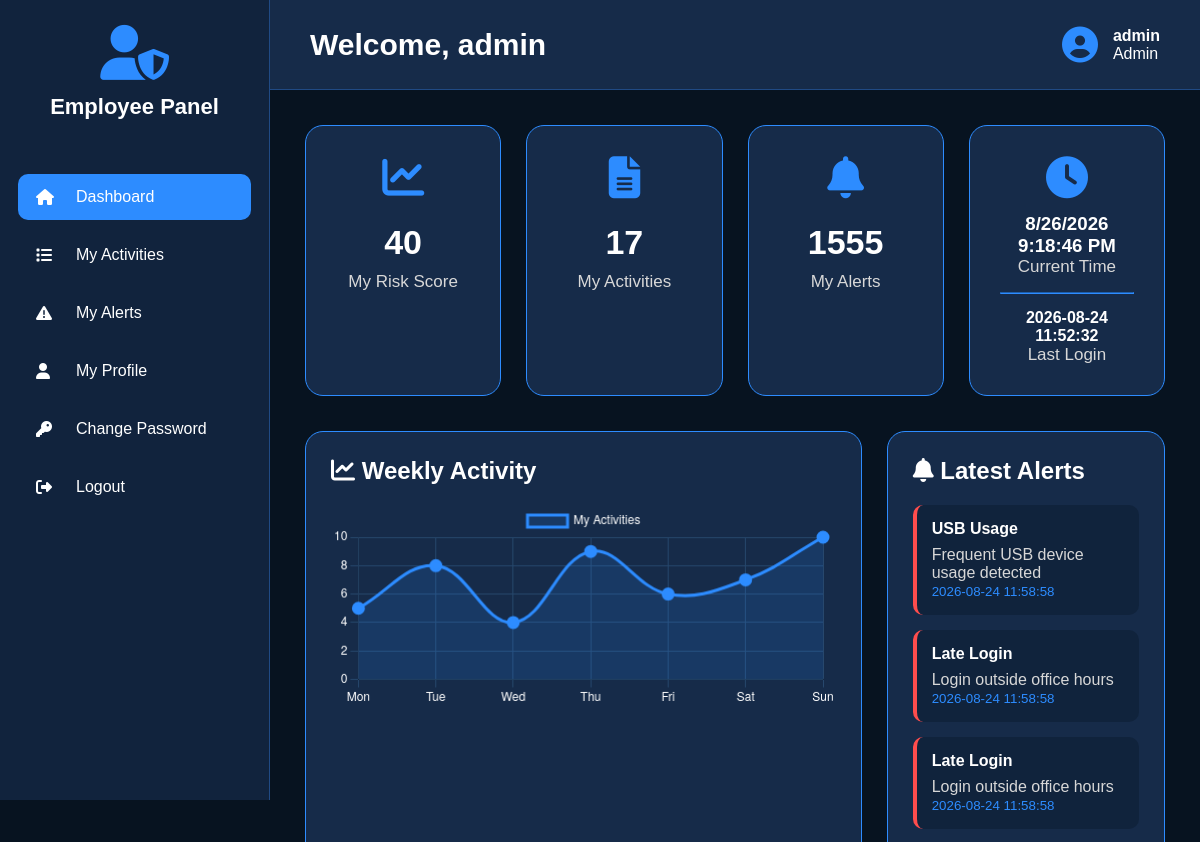
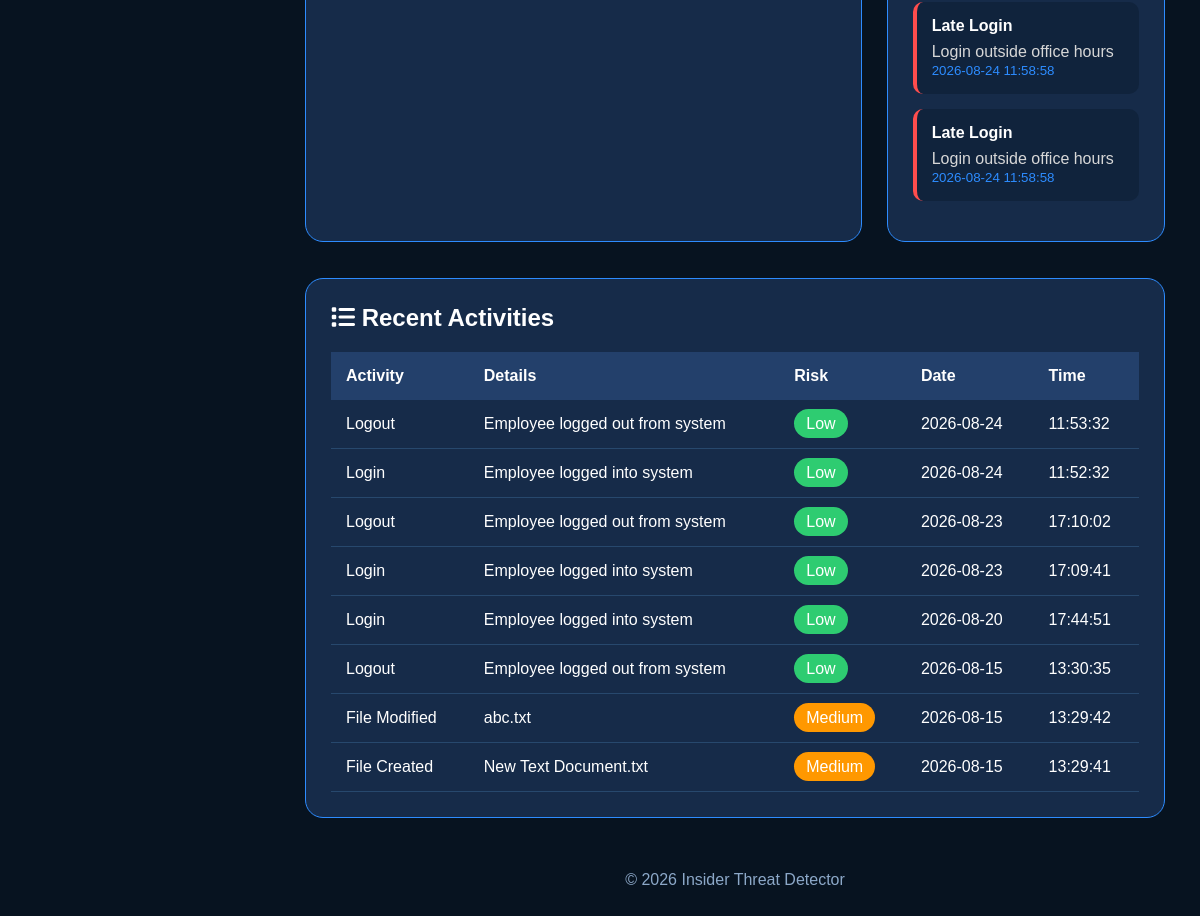
Page /employee_dashboard (signed in) on the earlier database version (2 pictures, top to bottom).
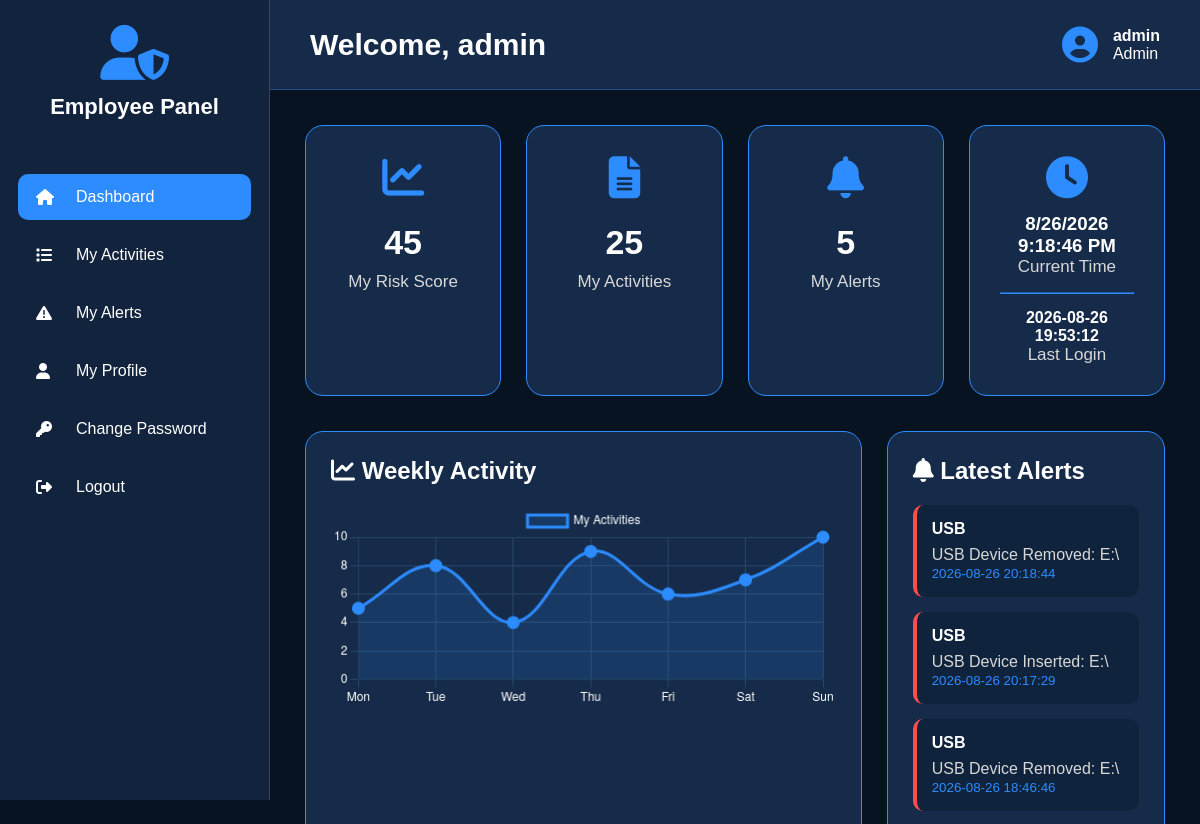
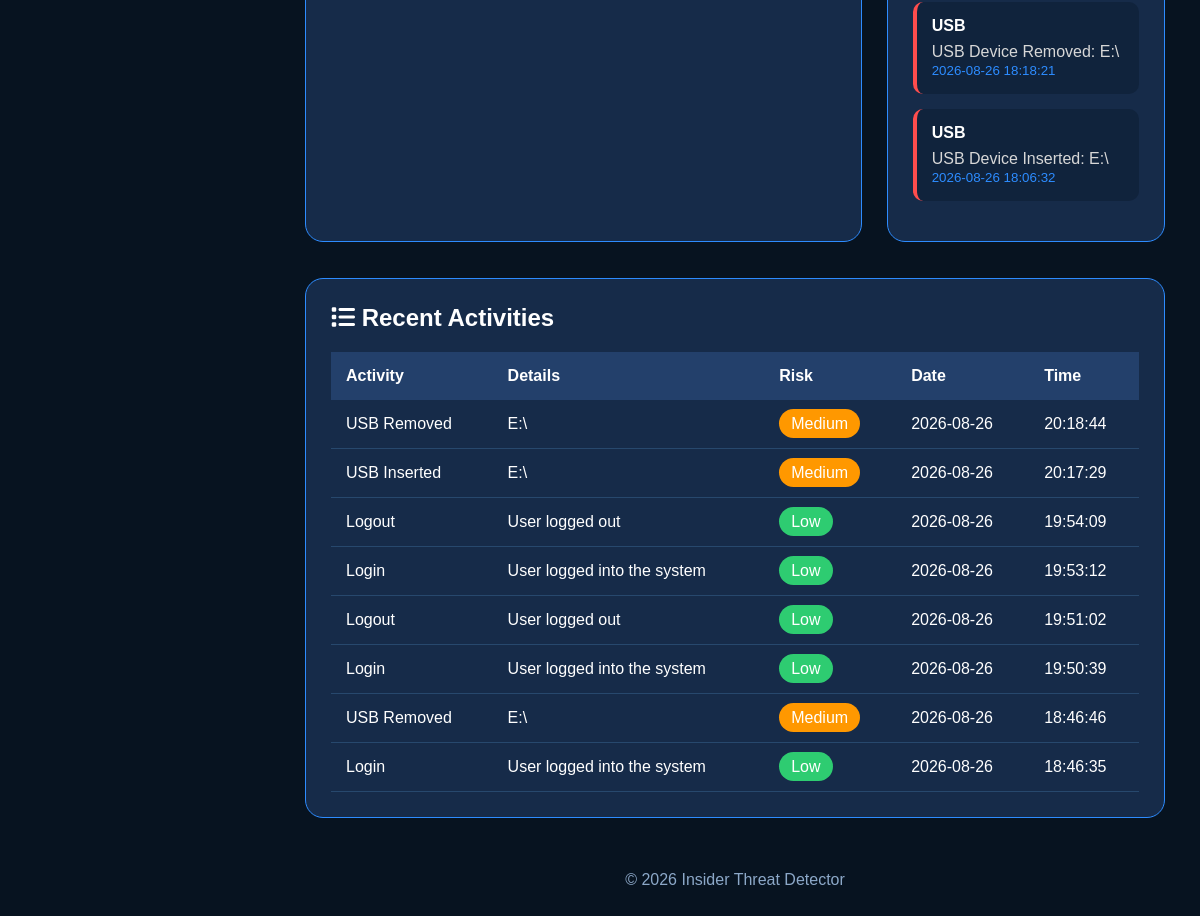
Same page on the later database version (2 pictures, top to bottom).
### tables this page shows
CREATE TABLE login_logs (
            id INTEGER PRIMARY KEY AUTOINCREMENT,
            username TEXT, login_time TEXT, logout_time TEXT,
            ip_address TEXT, device_name TEXT, status TEXT
        );

CREATE TABLE alerts (
            id INTEGER PRIMARY KEY AUTOINCREMENT,
            username TEXT, alert_type TEXT, description TEXT,
            severity TEXT, status TEXT DEFAULT 'Pending',
            date TEXT, time TEXT
        );

CREATE TABLE activity_logs (
            id INTEGER PRIMARY KEY AUTOINCREMENT,
            username TEXT, activity TEXT, details TEXT,
            risk_level TEXT, date TEXT, time TEXT
        );

### app.py (the view)
@app.route("/employee_dashboard")
def employee_dashboard():
    if not login_required():
        return redirect("/")
    username = session["username"]
    conn = get_db()
    activities = conn.execute(
        "SELECT COUNT(*) FROM activity_logs WHERE username=?", (username,)
    ).fetchone()[0]
    alerts = conn.execute(
        "SELECT COUNT(*) FROM alerts WHERE username=?", (username,)
    ).fetchone()[0]
    risk = conn.execute("""
        SELECT score FROM risk_scores
        WHERE username=? ORDER BY id DESC LIMIT 1
    """, (username,)).fetchone()
    last = conn.execute("""
        SELECT login_time FROM login_logs
        WHERE username=? ORDER BY id DESC LIMIT 1
    """, (username,)).fetchone()
    recent = conn.execute("""
        SELECT * FROM activity_logs
        WHERE username=? ORDER BY id DESC LIMIT 8
    """, (username,)).fetchall()
    alerts_list = conn.execute("""
        SELECT * FROM alerts
        WHERE username=? ORDER BY id DESC LIMIT 5
    """, (username,)).fetchall()
    conn.close()
    return page(
        "employee_dashboard.html",
        activities=activities,
        alerts=alerts,
        risk_score=risk["score"] if risk else 0,
        last_login=last["login_time"] if last else "No Login",
        recent=recent,
        alerts_list=alerts_list
    )

### app.py (called while the page is built)
def login_required():
    return "username" in session

def page(name, **data):
    data["username"] = session.get("username")
    data["role"] = session.get("role")
    return render_template(name, **data)

### database.py (called while the page is built)
def get_db():
    conn = sqlite3.connect(DATABASE)
    conn.row_factory = sqlite3.Row
    return conn

### templates/employee_dashboard.html (shortened to what the changed rows need)
<!DOCTYPE html>
<html lang="en">
<head>
<link rel="stylesheet"
href="https://cdnjs.cloudflare.com/ajax/libs/font-awesome/6.5.2/css/all.min.css">
</head>
<body>
<div class="sidebar">
<div class="logo">
<h2>Employee Panel</h2>
</div>
</div>
<div class="main">
<div class="header">
<h1>
Welcome,
{{username}}
</h1>
</div>
<div class="content">
<div class="cards">
<div class="card">
<i class="fa-solid fa-chart-line"></i>
<h2>{{risk_score}}</h2>
<p>My Risk Score</p>
</div>
<div class="card">
<i class="fa-solid fa-file-lines"></i>
<h2>{{activities}}</h2>
<p>My Activities</p>
</div>
<div class="card">
<i class="fa-solid fa-bell"></i>
<h2>{{alerts}}</h2>
<p>My Alerts</p>
</div>
<div class="card">
<i class="fa-solid fa-clock"></i>
<h3 id="clock"></h3>
<p>Current Time</p>
<hr style="margin:15px 0;border-color:#2d8cff;">
<h4>{{last_login}}</h4>
<p>Last Login</p>
</div>
</div>
<div style="display:grid;grid-template-columns:2fr 1fr;gap:25px;">
<div style="background:#162b49;border:1px solid #2d8cff;border-radius:18px;padding:25px;">
<h2 style="margin-bottom:20px;">
<i class="fa-solid fa-chart-line"></i>
Weekly Activity
</h2>
</div>
<div style="background:#162b49;border:1px solid #2d8cff;border-radius:18px;padding:25px;">
<h2 style="margin-bottom:20px;">
<i class="fa-solid fa-bell"></i>
Latest Alerts
</h2>
{% if alerts_list %}
{% for alert in alerts_list %}
<div style="background:#10233c;padding:15px;border-left:4px solid #ff4d4d;border-radius:10px;margin-bottom:15px;">
<h4>{{alert.alert_type}}</h4>
<p style="margin-top:8px;color:#d7d7d7;">
{{alert.description}}
</p>
<small style="color:#2d8cff;">
{{alert.date}} {{alert.time}}
</small>
</div>
{% endfor %}
{% else %}
<div style="text-align:center;padding:30px;color:#999;">
<i class="fa-solid fa-circle-check"
style="font-size:50px;color:#2ecc71;margin-bottom:15px;"></i>
<p>No Alerts Found</p>
</div>
{% endif %}
</div>
</div>
<br><br>
<div style="background:#162b49;border:1px solid #2d8cff;border-radius:18px;padding:25px;">
<h2 style="margin-bottom:20px;">
<i class="fa-solid fa-list"></i>
Recent Activities
</h2>
<div style="overflow-x:auto;">
<table id="activityTable"
style="width:100%;border-collapse:collapse;">
<thead>
<tr style="background:#23406b;">
<th style="padding:15px;text-align:left;">Activity</th>
<th style="padding:15px;text-align:left;">Details</th>
<th style="padding:15px;text-align:left;">Risk</th>
<th style="padding:15px;text-align:left;">Date</th>
<th style="padding:15px;text-align:left;">Time</th>
</tr>
</thead>
<tbody>
{% for activity in recent %}
<tr style="border-bottom:1px solid #27486d;">
<td style="padding:15px;">
{{activity.activity}}
</td>
<td style="padding:15px;">
{{activity.details}}
</td>
<td style="padding:15px;">
{% if activity.risk_level=="High" %}
<span style="background:#ff4d4d;padding:6px 12px;border-radius:20px;">
High
</span>
{% elif activity.risk_level=="Medium" %}
<span style="background:#ff9800;padding:6px 12px;border-radius:20px;">
Medium
</span>
{% else %}
<span style="background:#2ecc71;padding:6px 12px;border-radius:20px;">
Low
</span>
{% endif %}
</td>
<td style="padding:15px;">
{{activity.date}}
</td>
<td style="padding:15px;">
{{activity.time}}
</td>
</tr>
{% endfor %}
</tbody>
</table>
</div>
</div>
<br>
<script>
//==========================
// Weekly Activity Chart
//==========================
const ctx=document.getElementById("activityChart");
new Chart(ctx,{
type:"line",
data:{
labels:["Mon","Tue","Wed","Thu","Fri","Sat","Sun"],
datasets:[{
label:"My Activities",
data:[5,8,4,9,6,7,10],
borderColor:"#2d8cff",
backgroundColor:"rgba(45,140,255,.15)",
fill:true,
tension:.4,
borderWidth:3,
pointRadius:5,
pointBackgroundColor:"#2d8cff"
}]
},
options:{
responsive:true,
plugins:{
legend:{
labels:{
color:"white"
}
}
},
scales:{
x:{
ticks:{
color:"white"
},
grid:{
color:"#27486d"
}
},
y:{
beginAtZero:true,
ticks:{
color:"white"
},
grid:{
color:"#27486d"
}
}
}
}
});
//==========================
// Live Clock
//==========================
function updateClock(){
const now=new Date();
document.getElementById("clock").innerHTML=
now.toLocaleDateString()+"<br>"+
now.toLocaleTimeString();
}
setInterval(updateClock,1000);
updateClock();
//==========================
// Auto Refresh Every 10 Seconds
//==========================
// Uncomment if required
// setInterval(function(){
// location.reload();
// },10000);
</script>
</div>
</body>
</html>

Differences in the rows shown:
removed login_logs: login_time "2026-08-24 11:52:32"
removed alerts: alert_type "USB Usage", description "Frequent USB device usage detected", date "2026-08-24", time "11:58:58"
removed alerts: alert_type "Late Login", description "Login outside office hours", date "2026-08-24", time "11:58:58"
removed alerts: alert_type "Late Login", description "Login outside office hours", date "2026-08-24", time "11:58:58"
removed alerts: alert_type "Late Login", description "Login outside office hours", date "2026-08-24", time "11:58:58"
removed alerts: alert_type "Late Login", description "Login outside office hours", date "2026-08-24", time "11:58:58"
no longer on this page (row edited): activity_logs: activity "Logout", details "Employee logged out from system", risk_level "Low", date "2026-08-24", time "11:53:32"
no longer on this page (row edited): activity_logs: activity "Login", details "Employee logged into system", risk_level "Low", date "2026-08-24", time "11:52:32"
no longer on this page (row edited): activity_logs: activity "Logout", details "Employee logged out from system", risk_level "Low", date "2026-08-23", time "17:10:02"
no longer on this page (row edited): activity_logs: activity "Login", details "Employee logged into system", risk_level "Low", date "2026-08-23", time "17:09:41"
no longer on this page (row edited): activity_logs: activity "Login", details "Employee logged into system", risk_level "Low", date "2026-08-20", time "17:44:51"
no longer on this page (row edited): activity_logs: activity "Logout", details "Employee logged out from system", risk_level "Low", date "2026-08-15", time "13:30:35"
no longer on this page (row edited): activity_logs: activity "File Modified", details "abc.txt", risk_level "Medium", date "2026-08-15", time "13:29:42"
no longer on this page (row edited): activity_logs: activity "File Created", details "New Text Document.txt", risk_level "Medium", date "2026-08-15", time "13:29:41"
now on this page (row edited): login_logs: login_time "2026-08-26 19:53:12"
now on this page (row edited): alerts: alert_type "USB", description "USB Device Removed: E:\\", date "2026-08-26", time "20:18:44"
now on this page (row edited): alerts: alert_type "USB", description "USB Device Inserted: E:\\", date "2026-08-26", time "20:17:29"
now on this page (row edited): alerts: alert_type "USB", description "USB Device Removed: E:\\", date "2026-08-26", time "18:46:46"
now on this page (row edited): alerts: alert_type "USB", description "USB Device Removed: E:\\", date "2026-08-26", time "18:18:21"
now on this page (row edited): alerts: alert_type "USB", description "USB Device Inserted: E:\\", date "2026-08-26", time "18:06:32"
added activity_logs: activity "USB Removed", details "E:\\", risk_level "Medium", date "2026-08-26", time "20:18:44"
added activity_logs: activity "USB Inserted", details "E:\\", risk_level "Medium", date "2026-08-26", time "20:17:29"
added activity_logs: activity "Logout", details "User logged out", risk_level "Low", date "2026-08-26", time "19:54:09"
added activity_logs: activity "Login", details "User logged into the system", risk_level "Low", date "2026-08-26", time "19:53:12"
added activity_logs: activity "Logout", details "User logged out", risk_level "Low", date "2026-08-26", time "19:51:02"
added activity_logs: activity "Login", details "User logged into the system", risk_level "Low", date "2026-08-26", time "19:50:39"
added activity_logs: activity "USB Removed", details "E:\\", risk_level "Medium", date "2026-08-26", time "18:46:46"
added activity_logs: activity "Login", details "User logged into the system", risk_level "Low", date "2026-08-26", time "18:46:35"
Other differences:
{{ risk_score }}: "40" → "45"
{{ activities }}: "17" → "25"
{{ alerts }}: "1555" → "5"
